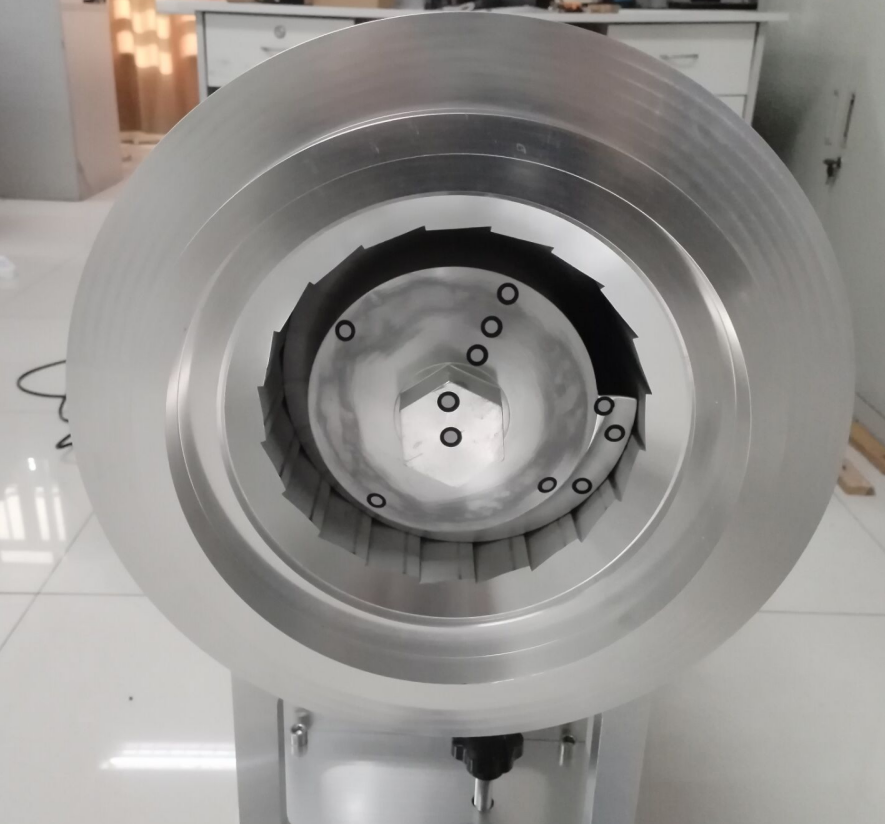
#> input picture pythonProject2/data/images/屏幕截图 2026-01-15 202658.png, 885 x 824 px
$ python -i preprocess.py   (imports and definitions only)   (older library calls are emulated)
#> lines starting #> are read from the running program, lines starting #| are printed output that depends on the picture
"""
图像预处理模块 - 反光抑制、噪声去除、边缘优化等
"""
import cv2
import numpy as np
from typing import Tuple, Optional
import logging
from scipy import ndimage

logger = logging.getLogger(__name__)


class ImagePreprocessor:
    """图像预处理器类"""

    def __init__(self):
        """初始化预处理器"""
        self.params = {
            'retinex_scales': [15, 80, 250],  # Retinex算法尺度
            'gamma': 1.0,  # Gamma校正值
            'clip_limit': 2.0,  # CLAHE限制
            'grid_size': 8,  # CLAHE网格大小
            'median_kernel': 3,  # 中值滤波核大小
            'gaussian_kernel': 5,  # 高斯滤波核大小
            'gaussian_sigma': 1.5,  # 高斯滤波sigma
            'morph_kernel': 3,  # 形态学操作核大小
            'canny_threshold1': 50,  # Canny边缘检测低阈值
            'canny_threshold2': 150,  # Canny边缘检测高阈值
        }

    def preprocess_pipeline(self, image: np.ndarray,
                            steps: list = None) -> np.ndarray:
        """
        完整的图像预处理流程

        Args:
            image: 输入图像
            steps: 预处理步骤列表，可选

        Returns:
            np.ndarray: 预处理后的图像
        """
        if steps is None:
            steps = ['light_compensation', 'denoise', 'edge_enhance']

        processed = image.copy()

        for step in steps:
            if step == 'light_compensation':
                processed = self.adaptive_light_compensation(processed)
            elif step == 'denoise':
                processed = self.denoise_image(processed)
            elif step == 'edge_enhance':
                processed = self.edge_enhancement(processed)
            elif step == 'contrast_enhance':
                processed = self.contrast_enhancement(processed)
            elif step == 'grayscale':
                processed = self.to_grayscale(processed)
            else:
                logger.warning(f"未知的预处理步骤: {step}")

        return processed

    def adaptive_light_compensation(self, image: np.ndarray,
                                    method: str = 'msrcr') -> np.ndarray:
        """
        自适应光照补偿（抑制金属反光）

        Args:
            image: 输入图像
            method: 方法选择 ('msrcr', 'clahe', 'hist_equal')

        Returns:
            np.ndarray: 光照补偿后的图像
        """
        if len(image.shape) == 2:
            # 灰度图像
            if method == 'msrcr':
                return self._msrcr_gray(image)
            elif method == 'clahe':
                return self._clahe_processing(image)
            elif method == 'hist_equal':
                return cv2.equalizeHist(image)
            else:
                return image

        # 彩色图像
        if method == 'msrcr':
            return self._multi_scale_retinex(image)
        elif method == 'clahe':
            return self._clahe_color(image)
        elif method == 'hist_equal':
            # 分离通道处理
            channels = cv2.split(image)
            eq_channels = []
            for ch in channels:
                eq_channels.append(cv2.equalizeHist(ch))
            return cv2.merge(eq_channels)
        else:
            return image

    def _multi_scale_retinex(self, image: np.ndarray) -> np.ndarray:
        """
        多尺度Retinex算法（抑制反光）

        Args:
            image: 输入彩色图像

        Returns:
            np.ndarray: 处理后的图像
        """
        # 转换为浮点型
        img_float = image.astype(np.float32) / 255.0

        # 多尺度高斯滤波
        scales = self.params['retinex_scales']
        retinex = np.zeros_like(img_float)

        for scale in scales:
            # 高斯模糊
            blurred = cv2.GaussianBlur(img_float, (0, 0), scale)
            # 避免除零
            blurred = np.maximum(blurred, 1e-6)
            # Retinex计算
            retinex += np.log(img_float + 1e-6) - np.log(blurred)

        # 平均
        retinex = retinex / len(scales)

        # 归一化到0-255
        retinex = (retinex - retinex.min()) / (retinex.max() - retinex.min() + 1e-6)
        retinex = (retinex * 255).astype(np.uint8)

        return retinex

    # [64 lines left out: functions _msrcr_gray, _clahe_color, _clahe_processing, not called in this run]

    def denoise_image(self, image: np.ndarray,
                      method: str = 'median_gaussian') -> np.ndarray:
        """
        图像去噪

        Args:
            image: 输入图像
            method: 去噪方法 ('median', 'gaussian', 'median_gaussian', 'bilateral')

        Returns:
            np.ndarray: 去噪后的图像
        """
        if method == 'median':
            kernel = self.params['median_kernel']
            if kernel % 2 == 0:
                kernel += 1
            return cv2.medianBlur(image, kernel)

        elif method == 'gaussian':
            kernel = self.params['gaussian_kernel']
            sigma = self.params['gaussian_sigma']
            if kernel % 2 == 0:
                kernel += 1
            return cv2.GaussianBlur(image, (kernel, kernel), sigma)

        elif method == 'median_gaussian':
            # 先中值后高斯（组合滤波）
            kernel_m = self.params['median_kernel']
            if kernel_m % 2 == 0:
                kernel_m += 1
            median = cv2.medianBlur(image, kernel_m)

            kernel_g = self.params['gaussian_kernel']
            sigma = self.params['gaussian_sigma']
            if kernel_g % 2 == 0:
                kernel_g += 1
            return cv2.GaussianBlur(median, (kernel_g, kernel_g), sigma)

        elif method == 'bilateral':
            # 双边滤波（保边去噪）
            return cv2.bilateralFilter(image, 9, 75, 75)

        else:
            return image

    def edge_enhancement(self, image: np.ndarray) -> np.ndarray:
        """
        边缘增强

        Args:
            image: 输入图像

        Returns:
            np.ndarray: 边缘增强后的图像
        """
        if len(image.shape) == 3:
            gray = cv2.cvtColor(image, cv2.COLOR_RGB2GRAY)
        else:
            gray = image

        # 使用Sobel算子增强边缘
        sobelx = cv2.Sobel(gray, cv2.CV_64F, 1, 0, ksize=3)
        sobely = cv2.Sobel(gray, cv2.CV_64F, 0, 1, ksize=3)
        sobel = np.sqrt(sobelx ** 2 + sobely ** 2)

        # 归一化
        sobel = np.uint8(255 * sobel / np.max(sobel))

        # 与原始图像融合
        enhanced = cv2.addWeighted(gray, 0.7, sobel, 0.3, 0)

        if len(image.shape) == 3:
            # 如果是彩色图像，只增强亮度通道
            lab = cv2.cvtColor(image, cv2.COLOR_RGB2LAB)
            l, a, b = cv2.split(lab)
            l_enhanced = cv2.addWeighted(l, 0.7, sobel, 0.3, 0)
            result = cv2.merge([l_enhanced, a, b])
            return cv2.cvtColor(result, cv2.COLOR_LAB2RGB)

        return enhanced

    # [140 lines left out: functions contrast_enhancement, to_grayscale, morphological_operations, canny_edge_detection, update_parameters, process, not called in this run]

>>> import cv2
>>> picture = cv2.cvtColor(cv2.imread('../data/images/屏幕截图 2026-01-15 202658.png'), cv2.COLOR_BGR2RGB)
>>> result = ImagePreprocessor().preprocess_pipeline(picture)
#> the loop in preprocess_pipeline, `for step in steps:` made 3 passes
#> pass 1, in preprocess_pipeline, `processed = self.adaptive_light_compensation(processed)`:
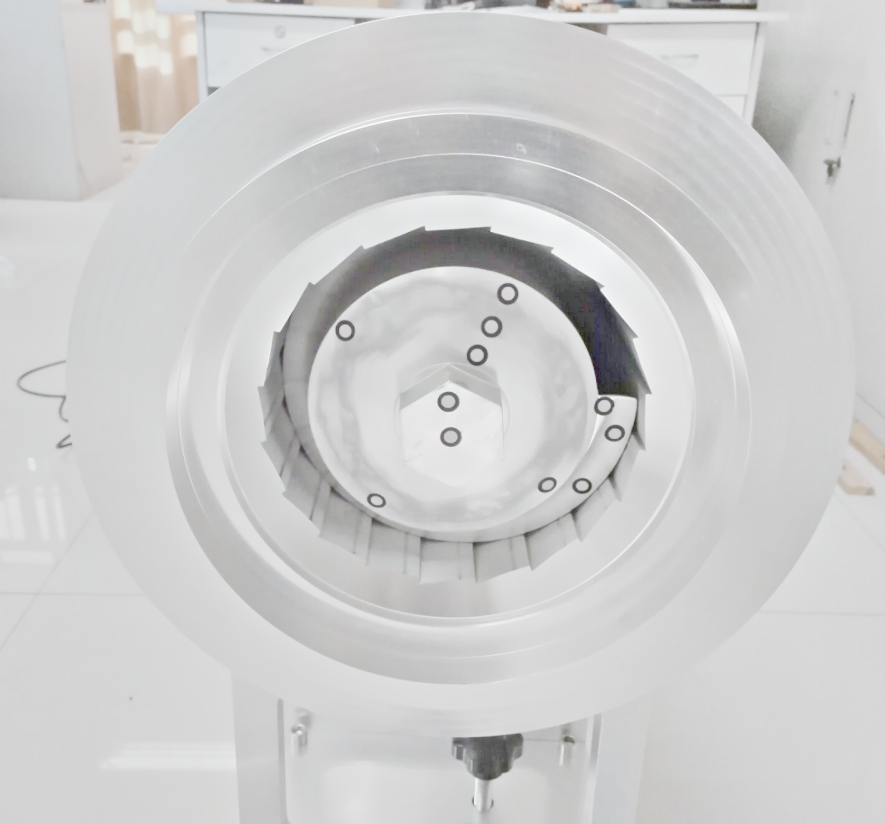
#> processed: shape (824, 885, 3); mean R, G, B 205.1, 205.1, 205
#> after the loop in preprocess_pipeline, `for step in steps:`:
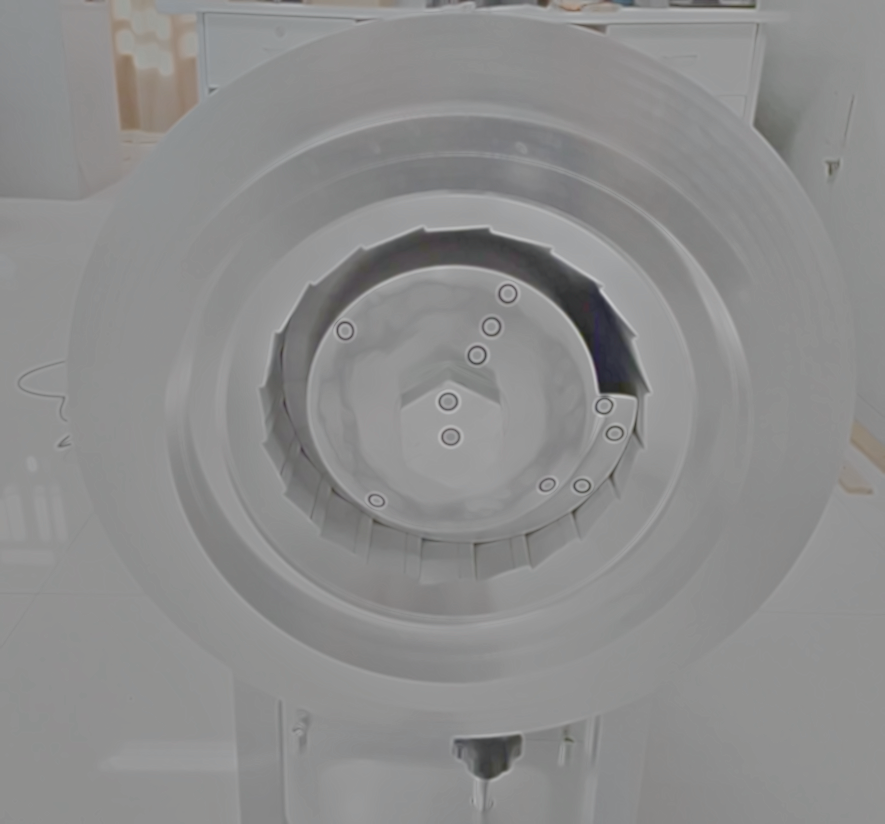
#> processed: shape (824, 885, 3); mean R, G, B 140.8, 140.7, 140.5
